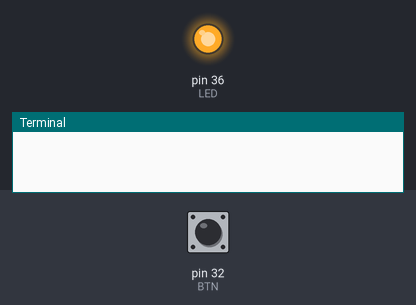
The program below on a simulated Raspberry Pi (header pin numbers). Shown: output pins drawn as LEDs (lit = HIGH), the last lines printed to the terminal. Inputs (shaded band) come from the test bench; at power-on: pin 32 (BTN) LOW.

Above: at 5.0 s.
5.1 s: pin 32 (BTN) pulled HIGH for 0.15 s
At 5.9 s:
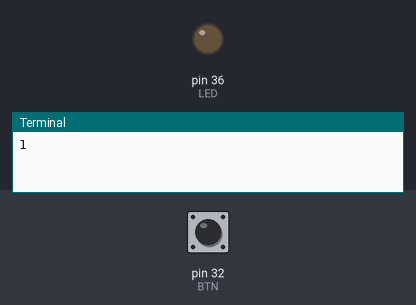
6.7 s: pin 32 (BTN) pulled HIGH for 1 s
At 7.1 s:
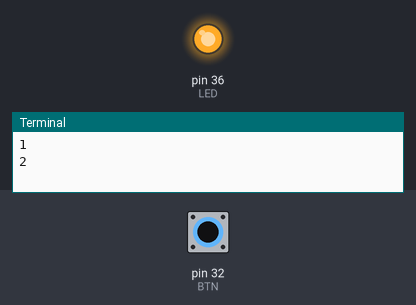
9.2 s: pin 32 (BTN) pulled HIGH for 3.2 s
At 10.2 s:
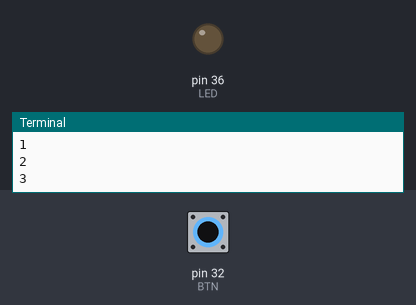
Timing chart, 0 to 12.2 s (numbered marks = the images above; inputs shaded):
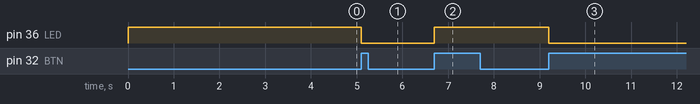

The program:

BTN_interrupt.py
```python
#! /usr/bin/env python

import RPi.GPIO as GPIO
import time

BTN = 32
LED = 36

GPIO.setmode(GPIO.BOARD)
GPIO.setup(BTN, GPIO.IN, pull_up_down=GPIO.PUD_DOWN)
GPIO.setup(LED, GPIO.OUT, initial=GPIO.HIGH)

counter = 0
blinked = True
counter_last = 0

def blink(pin):
	GPIO.output(LED, not GPIO.input(LED))
	global counter
	global blinked

	counter += 1

	if counter >=10:
		blinked = False

GPIO.add_event_detect(BTN, GPIO.RISING, blink, bouncetime = 500)

try:
	while blinked:
		if counter_last != counter:
			print(counter)
			counter_last = counter
finally:
	GPIO.output(LED, GPIO.LOW)
	GPIO.cleanup()
	print('Exit')
```

Measured:
- after the input at 5.1 s, pin 36 (LED): HIGH → LOW at once
- after the input at 6.7 s, pin 36 (LED): LOW → HIGH at once
- after the input at 9.2 s, pin 36 (LED): HIGH → LOW at once
